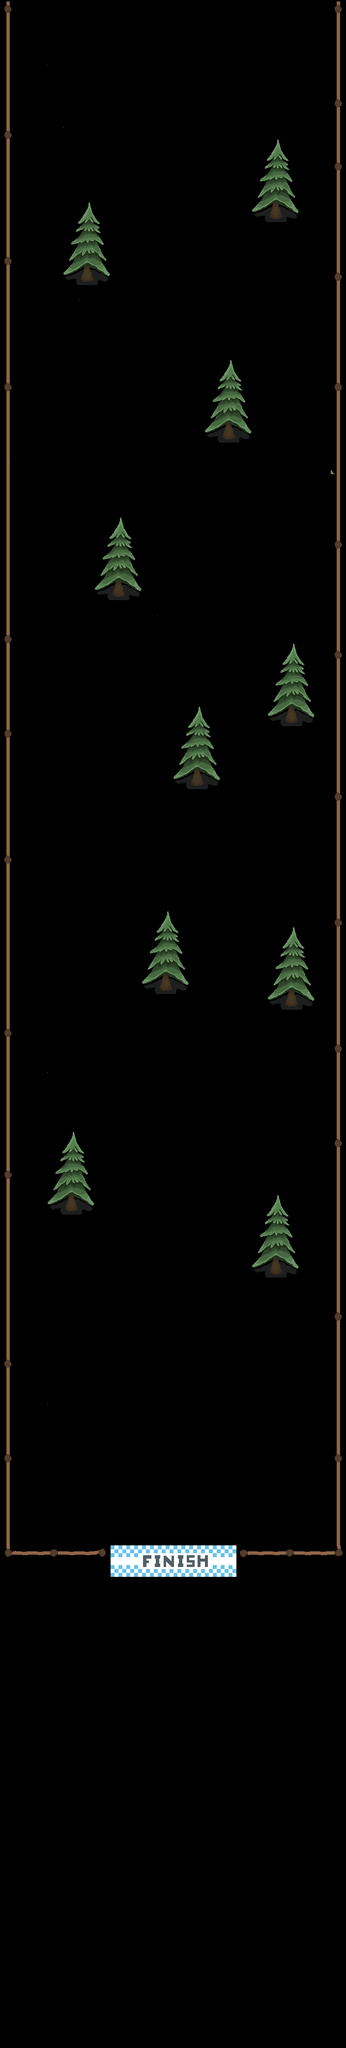

Rendered tile map (Tiled .tmx) drawn with the repository's tilesets; below, a short description and the map source with its tile grids summarised:
An orthogonal 22x130 tile map with 32x32 px tiles, 2 tile layers (Tile Layer 2, Main), 5 tilesets and 16 objects.

<map version="1.0" tiledversion="1.1.5" orientation="orthogonal" renderorder="right-down" width="22" height="130" tilewidth="32" tileheight="32" infinite="0" nextobjectid="162">
 <tileset firstgid="1" name="SnowTileSet" tilewidth="32" tileheight="32" tilecount="36" columns="6">
  <image source="../Sprites/TileSet.png" width="193" height="193" />
 </tileset>
 <tileset firstgid="37" name="House" tilewidth="32" tileheight="32" tilecount="16" columns="4">
  <image source="../Sprites/House.png" width="128" height="128" />
 </tileset>
 <tileset firstgid="53" name="Finish Line" tilewidth="32" tileheight="32" tilecount="16" columns="8">
  <image source="../Sprites/Finish Line.png" width="264" height="64" />
 </tileset>
 <tileset firstgid="69" name="Fence" tilewidth="32" tileheight="32" tilecount="9" columns="3">
  <image source="../Sprites/Fence.png" width="96" height="96" />
 </tileset>
 <tileset firstgid="78" name="Ramp" tilewidth="32" tileheight="32" tilecount="9" columns="3">
  <image source="../Sprites/Ramp.png" width="100" height="100" />
 </tileset>
 <layer name="Tile Layer 2" width="22" height="130" offsetx="1" offsety="3">
  <data>[2860 cells, 334 non-empty, 12 distinct tile ids]</data>
 </layer>
 <objectgroup name="Spawn">
  <object id="144" x="325" y="33.6667" width="51" height="80" />
 </objectgroup>
 <layer name="Main" width="22" height="130" offsetx="1" offsety="3">
  <data>[2860 cells, 310 non-empty, 41 distinct tile ids]</data>
 </layer>
 <objectgroup name="Collision" offsetx="4.66667" offsety="2">
  <object id="129" x="-4.66667" y="-2" width="24.2424" height="3193.94" />
  <object id="130" x="675.333" y="2" width="20" height="3192" />
  <object id="145" x="16.3333" y="3136" width="196" height="30" />
  <object id="146" x="483.333" y="3138" width="209" height="25" />
  <object id="152" x="158.667" y="522.667" width="26.6667" height="46" />
  <object id="153" x="542.667" y="386" width="28" height="53.3333" />
  <object id="154" x="440.667" y="830" width="35.3333" height="55.3333" />
  <object id="155" x="226" y="1156.67" width="24.6667" height="52.6667" />
  <object id="156" x="574" y="1414.67" width="29.3333" height="50" />
  <object id="157" x="384.667" y="1540" width="25.3333" height="56" />
  <object id="158" x="317.333" y="1956" width="29.3333" height="52.6667" />
  <object id="159" x="574" y="1988" width="28.6667" height="53.3333" />
  <object id="160" x="129.333" y="2410" width="24" height="46.6667" />
  <object id="161" x="542" y="2532.67" width="29.3333" height="54" />
 </objectgroup>
 <objectgroup name="SnowmanCollision" offsetx="-1" offsety="0" />
 <objectgroup name="Coin" />
 <objectgroup name="Finish">
  <object id="147" x="223" y="3140" width="260" height="27" />
 </objectgroup>
 <objectgroup name="RampCollision" />
</map>
